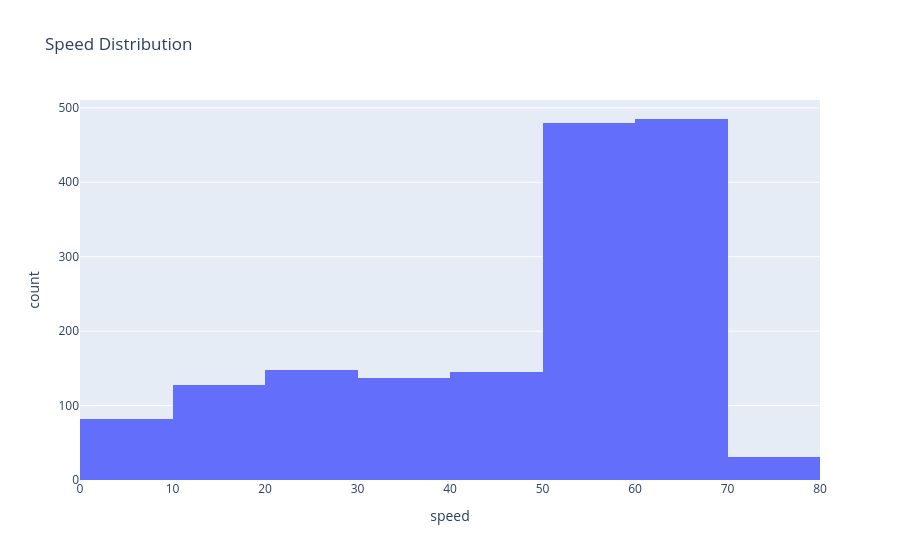

The notebook cell this image was saved under:
### Code cell
px.histogram(
    accidents,
    x="speed",
    nbins=10,
    title="Speed Distribution",
).show()

### Figure 1 — Plotly figure (JSON) as saved in the notebook; plotly's stock layout.template omitted (floating-point values rounded to 4 significant figures; data arrays with more than 128 entries replaced by an {"elided": "..."} marker saying what was removed)
{"data": [{"bingroup": "x", "hovertemplate": "speed=%{x}<br>count=%{y}<extra></extra>", "legendgroup": "", "marker": {"color": "#636efa", "pattern": {"shape": ""}}, "name": "", "nbinsx": 10, "orientation": "v", "showlegend": false, "x": {"elided": "1634 float values"}, "xaxis": "x", "yaxis": "y", "type": "histogram"}], "layout": {"xaxis": {"anchor": "y", "domain": [0.0, 1.0], "title": {"text": "speed"}}, "yaxis": {"anchor": "x", "domain": [0.0, 1.0], "title": {"text": "count"}}, "legend": {"tracegroupgap": 0}, "title": {"text": "Speed Distribution"}, "barmode": "relative"}}
